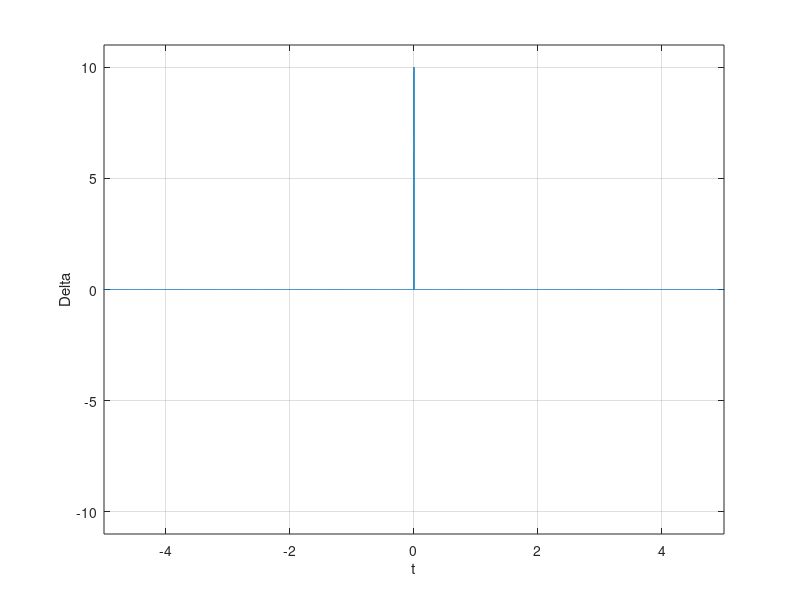

Source code (MATLAB):
clc
clear all
close all

t=-10:0.001:10;
length_t=length(t)
for ii=1:1:length_t
    if (t(ii)>0)
        y_t(ii)=0;
    elseif (t(ii)<0)
        y_t(ii)=0;
    else
        y_t(ii)=10;
    end
end


plot(t,y_t)
axis ([-5 5 -11 11])
xlabel('t')
ylabel('Delta')
grid